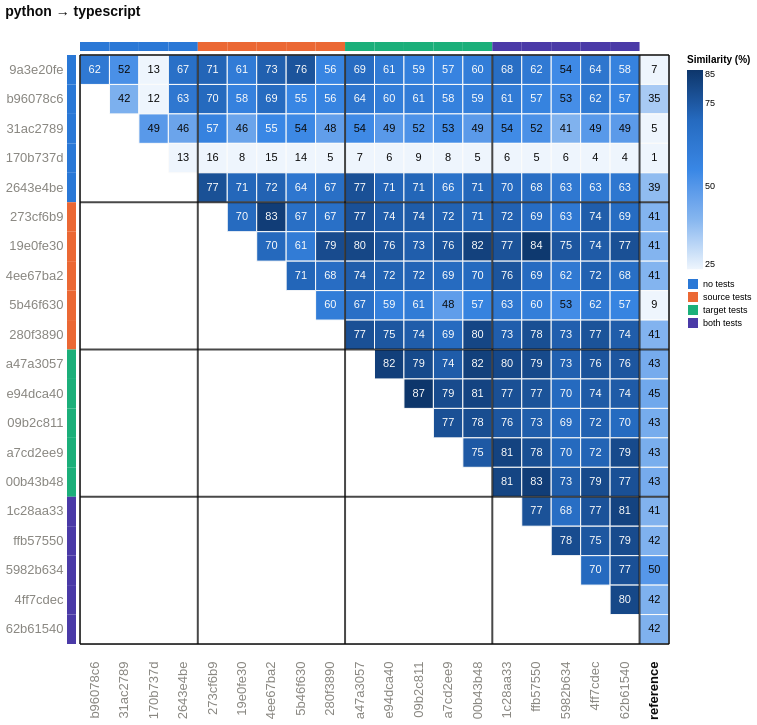

Write a Vega-Lite specification for this figure.
### Vega-Lite specification from a JSON file in a GitHub repository (floating-point values rounded to 4 significant figures; data arrays with more than 128 entries replaced by an {"elided": "..."} marker saying what was removed)
{"config": {"view": {"continuousWidth": 300, "continuousHeight": 300}, "axis": {"labelAngle": -45}, "axisX": {"labelAngle": -37.5}}, "layer": [{"data": {"name": "data-ebdbc6effb92769e7902fdb3b00472b3"}, "mark": {"type": "rect", "stroke": "#fcfcfb", "strokeWidth": 1}, "encoding": {"color": {"field": "similarity_pct", "legend": {"gradientLength": 199.3, "labelFontSize": 9, "titleFontSize": 10, "values": [25, 50, 75, 85]}, "scale": {"clamp": true, "domain": [25, 85], "range": ["#eef5fd", "#86b6ef", "#3987e5", "#256abf", "#0d366b"]}, "title": "Similarity (%)", "type": "quantitative"}, "x": {"axis": {"domain": false, "labelAngle": -90, "labelColor": {"expr": "datum.label === 'reference' ? '#0b0b0b' : '#898781'"}, "labelFontSize": 13, "labelFontWeight": {"expr": "datum.label === 'reference' ? 'bold' : 'normal'"}, "labelPadding": 17, "ticks": false}, "field": "port_a", "scale": {"domain": ["b96078c6", "31ac2789", "170b737d", "2643e4be", "273cf6b9", "19e0fe30", "4ee67ba2", "5b46f630", "280f3890", "a47a3057", "e94dca40", "09b2c811", "a7cd2ee9", "00b43b48", "1c28aa33", "ffb57550", "5982b634", "4ff7cdec", "62b61540", "reference"]}, "title": null, "type": "nominal"}, "y": {"axis": {"domain": false, "labelColor": {"expr": "datum.label === 'reference' ? '#0b0b0b' : '#898781'"}, "labelFontSize": 13, "labelFontWeight": {"expr": "datum.label === 'reference' ? 'bold' : 'normal'"}, "labelPadding": 17, "ticks": false, "labelAngle": 0}, "field": "port_b", "scale": {"domain": ["9a3e20fe", "b96078c6", "31ac2789", "170b737d", "2643e4be", "273cf6b9", "19e0fe30", "4ee67ba2", "5b46f630", "280f3890", "a47a3057", "e94dca40", "09b2c811", "a7cd2ee9", "00b43b48", "1c28aa33", "ffb57550", "5982b634", "4ff7cdec", "62b61540"]}, "title": null, "type": "nominal"}}}, {"data": {"name": "data-638c961518d13f286271071a8414011e"}, "mark": {"type": "rect"}, "encoding": {"color": {"field": "condition", "legend": {"labelFontSize": 9, "symbolType": "square", "title": null}, "scale": {"domain": ["no tests", "source tests", "target tests", "both tests"], "range": ["#2a78d6", "#eb6834", "#1baf7a", "#4a3aa7"]}, "type": "nominal"}, "x": {"axis": {"domain": false, "labelAngle": -90, "labelColor": {"expr": "datum.label === 'reference' ? '#0b0b0b' : '#898781'"}, "labelFontSize": 13, "labelFontWeight": {"expr": "datum.label === 'reference' ? 'bold' : 'normal'"}, "labelPadding": 17, "ticks": false}, "field": "port", "scale": {"domain": ["b96078c6", "31ac2789", "170b737d", "2643e4be", "273cf6b9", "19e0fe30", "4ee67ba2", "5b46f630", "280f3890", "a47a3057", "e94dca40", "09b2c811", "a7cd2ee9", "00b43b48", "1c28aa33", "ffb57550", "5982b634", "4ff7cdec", "62b61540", "reference"]}, "title": null, "type": "nominal"}, "y": {"value": -13}, "y2": {"value": -4}}}, {"data": {"name": "data-a5cbdc8c3bd819e598dc2faa35befc8d"}, "mark": {"type": "rect"}, "encoding": {"color": {"field": "condition", "legend": null, "scale": {"domain": ["no tests", "source tests", "target tests", "both tests"], "range": ["#2a78d6", "#eb6834", "#1baf7a", "#4a3aa7"]}, "type": "nominal"}, "x": {"value": -13}, "x2": {"value": -4}, "y": {"axis": {"domain": false, "labelColor": {"expr": "datum.label === 'reference' ? '#0b0b0b' : '#898781'"}, "labelFontSize": 13, "labelFontWeight": {"expr": "datum.label === 'reference' ? 'bold' : 'normal'"}, "labelPadding": 17, "ticks": false, "labelAngle": 0}, "field": "port", "scale": {"domain": ["9a3e20fe", "b96078c6", "31ac2789", "170b737d", "2643e4be", "273cf6b9", "19e0fe30", "4ee67ba2", "5b46f630", "280f3890", "a47a3057", "e94dca40", "09b2c811", "a7cd2ee9", "00b43b48", "1c28aa33", "ffb57550", "5982b634", "4ff7cdec", "62b61540"]}, "title": null, "type": "nominal"}}}, {"data": {"name": "data-360ef1facf6a905699be057c2c6432e6"}, "mark": {"type": "text", "color": "#0b0b0b", "fontSize": 11}, "encoding": {"text": {"field": "similarity_pct", "format": ".0f", "type": "quantitative"}, "x": {"axis": {"domain": false, "labelAngle": -90, "labelColor": {"expr": "datum.label === 'reference' ? '#0b0b0b' : '#898781'"}, "labelFontSize": 13, "labelFontWeight": {"expr": "datum.label === 'reference' ? 'bold' : 'normal'"}, "labelPadding": 17, "ticks": false}, "field": "port_a", "scale": {"domain": ["b96078c6", "31ac2789", "170b737d", "2643e4be", "273cf6b9", "19e0fe30", "4ee67ba2", "5b46f630", "280f3890", "a47a3057", "e94dca40", "09b2c811", "a7cd2ee9", "00b43b48", "1c28aa33", "ffb57550", "5982b634", "4ff7cdec", "62b61540", "reference"]}, "title": null, "type": "nominal"}, "y": {"axis": {"domain": false, "labelColor": {"expr": "datum.label === 'reference' ? '#0b0b0b' : '#898781'"}, "labelFontSize": 13, "labelFontWeight": {"expr": "datum.label === 'reference' ? 'bold' : 'normal'"}, "labelPadding": 17, "ticks": false, "labelAngle": 0}, "field": "port_b", "scale": {"domain": ["9a3e20fe", "b96078c6", "31ac2789", "170b737d", "2643e4be", "273cf6b9", "19e0fe30", "4ee67ba2", "5b46f630", "280f3890", "a47a3057", "e94dca40", "09b2c811", "a7cd2ee9", "00b43b48", "1c28aa33", "ffb57550", "5982b634", "4ff7cdec", "62b61540"]}, "title": null, "type": "nominal"}}}, {"data": {"name": "data-a475ad05c3361b5cf6489b369a4923bc"}, "mark": {"type": "text", "color": "#fcfcfb", "fontSize": 11}, "encoding": {"text": {"field": "similarity_pct", "format": ".0f", "type": "quantitative"}, "x": {"axis": {"domain": false, "labelAngle": -90, "labelColor": {"expr": "datum.label === 'reference' ? '#0b0b0b' : '#898781'"}, "labelFontSize": 13, "labelFontWeight": {"expr": "datum.label === 'reference' ? 'bold' : 'normal'"}, "labelPadding": 17, "ticks": false}, "field": "port_a", "scale": {"domain": ["b96078c6", "31ac2789", "170b737d", "2643e4be", "273cf6b9", "19e0fe30", "4ee67ba2", "5b46f630", "280f3890", "a47a3057", "e94dca40", "09b2c811", "a7cd2ee9", "00b43b48", "1c28aa33", "ffb57550", "5982b634", "4ff7cdec", "62b61540", "reference"]}, "title": null, "type": "nominal"}, "y": {"axis": {"domain": false, "labelColor": {"expr": "datum.label === 'reference' ? '#0b0b0b' : '#898781'"}, "labelFontSize": 13, "labelFontWeight": {"expr": "datum.label === 'reference' ? 'bold' : 'normal'"}, "labelPadding": 17, "ticks": false, "labelAngle": 0}, "field": "port_b", "scale": {"domain": ["9a3e20fe", "b96078c6", "31ac2789", "170b737d", "2643e4be", "273cf6b9", "19e0fe30", "4ee67ba2", "5b46f630", "280f3890", "a47a3057", "e94dca40", "09b2c811", "a7cd2ee9", "00b43b48", "1c28aa33", "ffb57550", "5982b634", "4ff7cdec", "62b61540"]}, "title": null, "type": "nominal"}}}, {"data": {"name": "data-4f4b599ca93bdd2c4656a90ecb824355"}, "mark": {"type": "rule", "color": "#0b0b0b", "opacity": 0.75, "strokeWidth": 2}, "encoding": {"x": {"bandPosition": 0, "field": "port", "scale": {"domain": ["b96078c6", "31ac2789", "170b737d", "2643e4be", "273cf6b9", "19e0fe30", "4ee67ba2", "5b46f630", "280f3890", "a47a3057", "e94dca40", "09b2c811", "a7cd2ee9", "00b43b48", "1c28aa33", "ffb57550", "5982b634", "4ff7cdec", "62b61540", "reference"]}, "type": "nominal"}}}, {"data": {"name": "data-1b773253159c09520fafaf56dc5f07c7"}, "mark": {"type": "rule", "color": "#0b0b0b", "opacity": 0.75, "strokeWidth": 2}, "encoding": {"y": {"bandPosition": 0, "field": "port", "scale": {"domain": ["9a3e20fe", "b96078c6", "31ac2789", "170b737d", "2643e4be", "273cf6b9", "19e0fe30", "4ee67ba2", "5b46f630", "280f3890", "a47a3057", "e94dca40", "09b2c811", "a7cd2ee9", "00b43b48", "1c28aa33", "ffb57550", "5982b634", "4ff7cdec", "62b61540"]}, "type": "nominal"}}}, {"data": {"name": "data-419c3610764c394fccfb17419b5b63cb"}, "mark": {"type": "rule", "color": "#0b0b0b", "opacity": 0.75, "strokeWidth": 2}, "encoding": {"x": {"bandPosition": 1, "field": "port", "scale": {"domain": ["b96078c6", "31ac2789", "170b737d", "2643e4be", "273cf6b9", "19e0fe30", "4ee67ba2", "5b46f630", "280f3890", "a47a3057", "e94dca40", "09b2c811", "a7cd2ee9", "00b43b48", "1c28aa33", "ffb57550", "5982b634", "4ff7cdec", "62b61540", "reference"]}, "type": "nominal"}}}, {"data": {"name": "data-252e093ac27ceb67fa3d1106e9f99aec"}, "mark": {"type": "rule", "color": "#0b0b0b", "opacity": 0.75, "strokeWidth": 2}, "encoding": {"y": {"bandPosition": 1, "field": "port", "scale": {"domain": ["9a3e20fe", "b96078c6", "31ac2789", "170b737d", "2643e4be", "273cf6b9", "19e0fe30", "4ee67ba2", "5b46f630", "280f3890", "a47a3057", "e94dca40", "09b2c811", "a7cd2ee9", "00b43b48", "1c28aa33", "ffb57550", "5982b634", "4ff7cdec", "62b61540"]}, "type": "nominal"}}}], "height": 589.0, "resolve": {"scale": {"color": "independent"}}, "title": {"text": "python → typescript", "anchor": "start", "color": "#0b0b0b", "fontSize": 14, "offset": 23, "subtitleFontSize": 10}, "width": 589.0, "$schema": "https://vega.github.io/schema/vega-lite/v6.4.1.json", "datasets": {"data-ebdbc6effb92769e7902fdb3b00472b3": {"elided": "210 records"}, "data-638c961518d13f286271071a8414011e": [{"port": "b96078c6", "condition": "no tests"}, {"port": "31ac2789", "condition": "no tests"}, {"port": "170b737d", "condition": "no tests"}, {"port": "2643e4be", "condition": "no tests"}, {"port": "273cf6b9", "condition": "source tests"}, {"port": "19e0fe30", "condition": "source tests"}, {"port": "4ee67ba2", "condition": "source tests"}, {"port": "5b46f630", "condition": "source tests"}, {"port": "280f3890", "condition": "source tests"}, {"port": "a47a3057", "condition": "target tests"}, {"port": "e94dca40", "condition": "target tests"}, {"port": "09b2c811", "condition": "target tests"}, {"port": "a7cd2ee9", "condition": "target tests"}, {"port": "00b43b48", "condition": "target tests"}, {"port": "1c28aa33", "condition": "both tests"}, {"port": "ffb57550", "condition": "both tests"}, {"port": "5982b634", "condition": "both tests"}, {"port": "4ff7cdec", "condition": "both tests"}, {"port": "62b61540", "condition": "both tests"}], "data-a5cbdc8c3bd819e598dc2faa35befc8d": [{"port": "9a3e20fe", "condition": "no tests"}, {"port": "b96078c6", "condition": "no tests"}, {"port": "31ac2789", "condition": "no tests"}, {"port": "170b737d", "condition": "no tests"}, {"port": "2643e4be", "condition": "no tests"}, {"port": "273cf6b9", "condition": "source tests"}, {"port": "19e0fe30", "condition": "source tests"}, {"port": "4ee67ba2", "condition": "source tests"}, {"port": "5b46f630", "condition": "source tests"}, {"port": "280f3890", "condition": "source tests"}, {"port": "a47a3057", "condition": "target tests"}, {"port": "e94dca40", "condition": "target tests"}, {"port": "09b2c811", "condition": "target tests"}, {"port": "a7cd2ee9", "condition": "target tests"}, {"port": "00b43b48", "condition": "target tests"}, {"port": "1c28aa33", "condition": "both tests"}, {"port": "ffb57550", "condition": "both tests"}, {"port": "5982b634", "condition": "both tests"}, {"port": "4ff7cdec", "condition": "both tests"}, {"port": "62b61540", "condition": "both tests"}], "data-360ef1facf6a905699be057c2c6432e6": [{"port_a": "31ac2789", "port_b": "9a3e20fe", "condition_a": "no tests", "condition_b": "no tests", "half": "colour", "similarity_pct": 52.15}, {"port_a": "170b737d", "port_b": "9a3e20fe", "condition_a": "no tests", "condition_b": "no tests", "half": "colour", "similarity_pct": 13.18}, {"port_a": "5982b634", "port_b": "9a3e20fe", "condition_a": "both tests", "condition_b": "no tests", "half": "colour", "similarity_pct": 54.06}, {"port_a": "reference", "port_b": "9a3e20fe", "condition_a": "reference", "condition_b": "no tests", "half": "colour", "similarity_pct": 7.121}, {"port_a": "31ac2789", "port_b": "b96078c6", "condition_a": "no tests", "condition_b": "no tests", "half": "colour", "similarity_pct": 42.03}, {"port_a": "170b737d", "port_b": "b96078c6", "condition_a": "no tests", "condition_b": "no tests", "half": "colour", "similarity_pct": 12.18}, {"port_a": "5982b634", "port_b": "b96078c6", "condition_a": "both tests", "condition_b": "no tests", "half": "colour", "similarity_pct": 52.74}, {"port_a": "reference", "port_b": "b96078c6", "condition_a": "reference", "condition_b": "no tests", "half": "colour", "similarity_pct": 35.17}, {"port_a": "170b737d", "port_b": "31ac2789", "condition_a": "no tests", "condition_b": "no tests", "half": "colour", "similarity_pct": 49.2}, {"port_a": "2643e4be", "port_b": "31ac2789", "condition_a": "no tests", "condition_b": "no tests", "half": "colour", "similarity_pct": 45.72}, {"port_a": "19e0fe30", "port_b": "31ac2789", "condition_a": "source tests", "condition_b": "no tests", "half": "colour", "similarity_pct": 45.78}, {"port_a": "5b46f630", "port_b": "31ac2789", "condition_a": "source tests", "condition_b": "no tests", "half": "colour", "similarity_pct": 54.43}, {"port_a": "280f3890", "port_b": "31ac2789", "condition_a": "source tests", "condition_b": "no tests", "half": "colour", "similarity_pct": 47.75}, {"port_a": "a47a3057", "port_b": "31ac2789", "condition_a": "target tests", "condition_b": "no tests", "half": "colour", "similarity_pct": 53.98}, {"port_a": "e94dca40", "port_b": "31ac2789", "condition_a": "target tests", "condition_b": "no tests", "half": "colour", "similarity_pct": 49.24}, {"port_a": "09b2c811", "port_b": "31ac2789", "condition_a": "target tests", "condition_b": "no tests", "half": "colour", "similarity_pct": 51.57}, {"port_a": "a7cd2ee9", "port_b": "31ac2789", "condition_a": "target tests", "condition_b": "no tests", "half": "colour", "similarity_pct": 53.48}, {"port_a": "00b43b48", "port_b": "31ac2789", "condition_a": "target tests", "condition_b": "no tests", "half": "colour", "similarity_pct": 48.85}, {"port_a": "1c28aa33", "port_b": "31ac2789", "condition_a": "both tests", "condition_b": "no tests", "half": "colour", "similarity_pct": 53.82}, {"port_a": "ffb57550", "port_b": "31ac2789", "condition_a": "both tests", "condition_b": "no tests", "half": "colour", "similarity_pct": 51.91}, {"port_a": "5982b634", "port_b": "31ac2789", "condition_a": "both tests", "condition_b": "no tests", "half": "colour", "similarity_pct": 41.18}, {"port_a": "4ff7cdec", "port_b": "31ac2789", "condition_a": "both tests", "condition_b": "no tests", "half": "colour", "similarity_pct": 49.4}, {"port_a": "62b61540", "port_b": "31ac2789", "condition_a": "both tests", "condition_b": "no tests", "half": "colour", "similarity_pct": 48.96}, {"port_a": "reference", "port_b": "31ac2789", "condition_a": "reference", "condition_b": "no tests", "half": "colour", "similarity_pct": 5.162}, {"port_a": "2643e4be", "port_b": "170b737d", "condition_a": "no tests", "condition_b": "no tests", "half": "colour", "similarity_pct": 12.95}, {"port_a": "273cf6b9", "port_b": "170b737d", "condition_a": "source tests", "condition_b": "no tests", "half": "colour", "similarity_pct": 16.21}, {"port_a": "19e0fe30", "port_b": "170b737d", "condition_a": "source tests", "condition_b": "no tests", "half": "colour", "similarity_pct": 7.537}, {"port_a": "4ee67ba2", "port_b": "170b737d", "condition_a": "source tests", "condition_b": "no tests", "half": "colour", "similarity_pct": 14.51}, {"port_a": "5b46f630", "port_b": "170b737d", "condition_a": "source tests", "condition_b": "no tests", "half": "colour", "similarity_pct": 13.56}, {"port_a": "280f3890", "port_b": "170b737d", "condition_a": "source tests", "condition_b": "no tests", "half": "colour", "similarity_pct": 4.96}, {"port_a": "a47a3057", "port_b": "170b737d", "condition_a": "target tests", "condition_b": "no tests", "half": "colour", "similarity_pct": 6.703}, {"port_a": "e94dca40", "port_b": "170b737d", "condition_a": "target tests", "condition_b": "no tests", "half": "colour", "similarity_pct": 6.391}, {"port_a": "09b2c811", "port_b": "170b737d", "condition_a": "target tests", "condition_b": "no tests", "half": "colour", "similarity_pct": 8.576}, {"port_a": "a7cd2ee9", "port_b": "170b737d", "condition_a": "target tests", "condition_b": "no tests", "half": "colour", "similarity_pct": 8.437}, {"port_a": "00b43b48", "port_b": "170b737d", "condition_a": "target tests", "condition_b": "no tests", "half": "colour", "similarity_pct": 5.373}, {"port_a": "1c28aa33", "port_b": "170b737d", "condition_a": "both tests", "condition_b": "no tests", "half": "colour", "similarity_pct": 6.372}, {"port_a": "ffb57550", "port_b": "170b737d", "condition_a": "both tests", "condition_b": "no tests", "half": "colour", "similarity_pct": 5.176}, {"port_a": "5982b634", "port_b": "170b737d", "condition_a": "both tests", "condition_b": "no tests", "half": "colour", "similarity_pct": 5.687}, {"port_a": "4ff7cdec", "port_b": "170b737d", "condition_a": "both tests", "condition_b": "no tests", "half": "colour", "similarity_pct": 3.847}, {"port_a": "62b61540", "port_b": "170b737d", "condition_a": "both tests", "condition_b": "no tests", "half": "colour", "similarity_pct": 4.158}, {"port_a": "reference", "port_b": "170b737d", "condition_a": "reference", "condition_b": "no tests", "half": "colour", "similarity_pct": 1.193}, {"port_a": "reference", "port_b": "2643e4be", "condition_a": "reference", "condition_b": "no tests", "half": "colour", "similarity_pct": 38.58}, {"port_a": "reference", "port_b": "273cf6b9", "condition_a": "reference", "condition_b": "source tests", "half": "colour", "similarity_pct": 40.56}, {"port_a": "reference", "port_b": "19e0fe30", "condition_a": "reference", "condition_b": "source tests", "half": "colour", "similarity_pct": 40.73}, {"port_a": "reference", "port_b": "4ee67ba2", "condition_a": "reference", "condition_b": "source tests", "half": "colour", "similarity_pct": 40.54}, {"port_a": "a7cd2ee9", "port_b": "5b46f630", "condition_a": "target tests", "condition_b": "source tests", "half": "colour", "similarity_pct": 48.14}, {"port_a": "5982b634", "port_b": "5b46f630", "condition_a": "both tests", "condition_b": "source tests", "half": "colour", "similarity_pct": 53.36}, {"port_a": "reference", "port_b": "5b46f630", "condition_a": "reference", "condition_b": "source tests", "half": "colour", "similarity_pct": 8.981}, {"port_a": "reference", "port_b": "280f3890", "condition_a": "reference", "condition_b": "source tests", "half": "colour", "similarity_pct": 40.82}, {"port_a": "reference", "port_b": "a47a3057", "condition_a": "reference", "condition_b": "target tests", "half": "colour", "similarity_pct": 43.44}, {"port_a": "reference", "port_b": "e94dca40", "condition_a": "reference", "condition_b": "target tests", "half": "colour", "similarity_pct": 44.62}, {"port_a": "reference", "port_b": "09b2c811", "condition_a": "reference", "condition_b": "target tests", "half": "colour", "similarity_pct": 43.31}, {"port_a": "reference", "port_b": "a7cd2ee9", "condition_a": "reference", "condition_b": "target tests", "half": "colour", "similarity_pct": 42.73}, {"port_a": "reference", "port_b": "00b43b48", "condition_a": "reference", "condition_b": "target tests", "half": "colour", "similarity_pct": 43.42}, {"port_a": "reference", "port_b": "1c28aa33", "condition_a": "reference", "condition_b": "both tests", "half": "colour", "similarity_pct": 41.13}, {"port_a": "reference", "port_b": "ffb57550", "condition_a": "reference", "condition_b": "both tests", "half": "colour", "similarity_pct": 41.5}, {"port_a": "reference", "port_b": "5982b634", "condition_a": "reference", "condition_b": "both tests", "half": "colour", "similarity_pct": 49.82}, {"port_a": "reference", "port_b": "4ff7cdec", "condition_a": "reference", "condition_b": "both tests", "half": "colour", "similarity_pct": 41.61}, {"port_a": "reference", "port_b": "62b61540", "condition_a": "reference", "condition_b": "both tests", "half": "colour", "similarity_pct": 41.55}], "data-a475ad05c3361b5cf6489b369a4923bc": {"elided": "151 records"}, "data-4f4b599ca93bdd2c4656a90ecb824355": [{"port": "b96078c6", "condition": "no tests"}, {"port": "273cf6b9", "condition": "source tests"}, {"port": "a47a3057", "condition": "target tests"}, {"port": "1c28aa33", "condition": "both tests"}, {"port": "reference", "condition": "reference"}], "data-1b773253159c09520fafaf56dc5f07c7": [{"port": "9a3e20fe", "condition": "no tests"}, {"port": "273cf6b9", "condition": "source tests"}, {"port": "a47a3057", "condition": "target tests"}, {"port": "1c28aa33", "condition": "both tests"}], "data-419c3610764c394fccfb17419b5b63cb": [{"port": "reference"}], "data-252e093ac27ceb67fa3d1106e9f99aec": [{"port": "62b61540"}]}}
